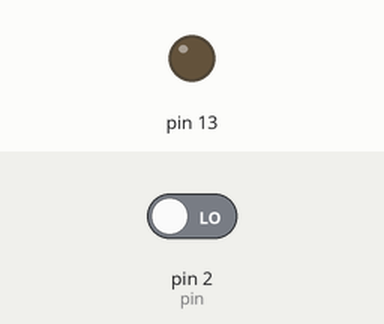
Recording of a sketch running on a simulated Arduino Uno, built with avr-gcc and run on an emulated ATmega328P. On the bench: output pins drawn as LEDs (lit = HIGH). Inputs (shaded band) come from the test bench; at power-on: pin 2 (pin) LOW.

Above: at 1.2 s.
1.3 s: pin 2 (pin) driven HIGH
At 1.7 s:
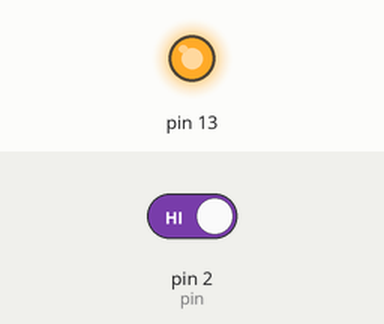
2.8 s: pin 2 (pin) driven LOW
At 4.0 s:
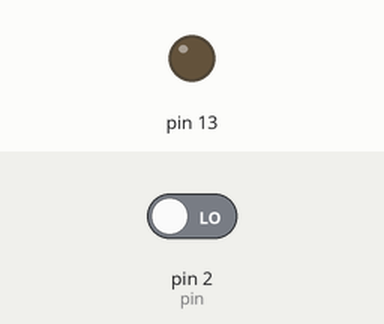
Timing chart, 0 to 5.8 s (numbered marks = the images above; inputs shaded):
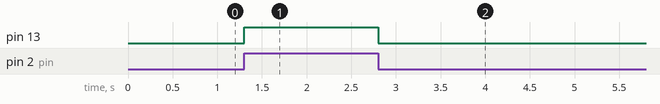

The sketch:

Debounce.ino
```cpp
int pin = 2;
short x;
void setup() {
  pinMode(pin, INPUT);
  pinMode(13, OUTPUT);
  Serial.begin(9600);
  digitalWrite(13, 0);
}

void loop() {
  x = digitalRead(pin);
//  Serial.println(digitalRead(pin));
  if(x == 1)
  {
    digitalWrite(13, HIGH);
  }
  else
  {
    digitalWrite(13, LOW);
  }
}
```

Measured:
- after the input at 1.3 s, pin 13: LOW → HIGH at once
- after the input at 2.8 s, pin 13: HIGH → LOW at once
